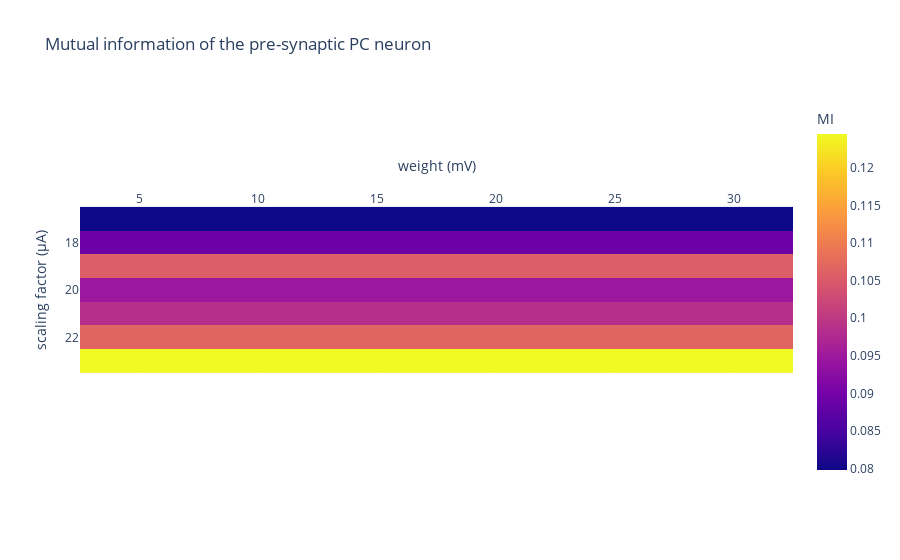

The code cell stored with this chart in its notebook:
### Code cell
data = np.reshape(data_PC_neutr['MI'].to_numpy(), (len(scales), len(weights)))
fig = px.imshow(data,
                labels=dict(x="weight (mV)", y="scaling factor (\u03bcA)", color="MI"),
                x=weights,
                y=scales,
                title = 'Mutual information of the pre-synaptic PC neuron'
                )

fig.update_xaxes(side="top")
fig.show()
fig.write_image("C:/Users/laure/OneDrive/Documenten/Organisatie/Studie/Stage/test.png")

### Figure 1 — Plotly figure (JSON) as saved in the notebook; plotly's stock layout.template omitted (floating-point values rounded to 4 significant figures)
{"data": [{"coloraxis": "coloraxis", "name": "0", "x": [5, 10, 15, 20, 25, 30], "y": [17, 18, 19, 20, 21, 22, 23], "z": [[0.07978, 0.07978, 0.07978, 0.07978, 0.07978, 0.07978], [0.08898, 0.08898, 0.08898, 0.08898, 0.08898, 0.08898], [0.1056, 0.1056, 0.1056, 0.1056, 0.1056, 0.1056], [0.09466, 0.09466, 0.09466, 0.09466, 0.09466, 0.09466], [0.09865, 0.09865, 0.09865, 0.09865, 0.09865, 0.09865], [0.1065, 0.1065, 0.1065, 0.1065, 0.1065, 0.1065], [0.1246, 0.1246, 0.1246, 0.1246, 0.1246, 0.1246]], "type": "heatmap", "xaxis": "x", "yaxis": "y", "hovertemplate": "weight (mV): %{x}<br>scaling factor (μA): %{y}<br>MI: %{z}<extra></extra>"}], "layout": {"xaxis": {"anchor": "y", "domain": [0.0, 1.0], "scaleanchor": "y", "constrain": "domain", "title": {"text": "weight (mV)"}, "side": "top"}, "yaxis": {"anchor": "x", "domain": [0.0, 1.0], "autorange": "reversed", "constrain": "domain", "title": {"text": "scaling factor (μA)"}}, "coloraxis": {"colorbar": {"title": {"text": "MI"}}, "colorscale": [[0.0, "#0d0887"], [0.1111, "#46039f"], [0.2222, "#7201a8"], [0.3333, "#9c179e"], [0.4444, "#bd3786"], [0.5556, "#d8576b"], [0.6667, "#ed7953"], [0.7778, "#fb9f3a"], [0.8889, "#fdca26"], [1.0, "#f0f921"]]}, "title": {"text": "Mutual information of the pre-synaptic PC neuron"}}}
